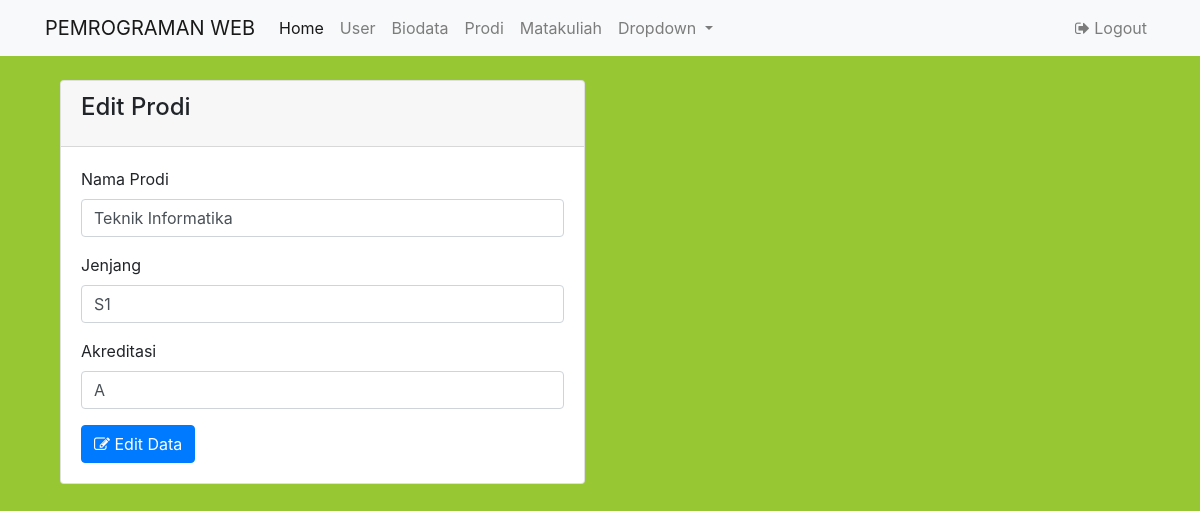
Page /index.php?page=ubah_prodi&id=3 (signed in) on the committed database.
### tables this page shows
CREATE TABLE `prodi` (
  `id_prodi` int(11) NOT NULL,
  `nama_prodi` varchar(60) NOT NULL,
  `jenjang` varchar(11) NOT NULL,
  `akreditasi` varchar(60) NOT NULL
);

### proses/panggil.php (called while the page is built, shortened)
<?php
    include 'prosescrud.php';
    $db = new Koneksi();
    $koneksi =  $db->DBConnect();
    $proses = new prosesCrud($koneksi);
?>

### proses/prosescrud.php (called while the page is built, shortened)
<?php
class prosesCrud {
    protected $db;
    function __construct($db){
        $this->db = $db;
    }
    function tampil_data_id($tabel,$where,$id)
    {
        $row = $this->db->prepare("SELECT * FROM $tabel WHERE $where = ?");
        $row->execute(array($id));
        return $hasil = $row->fetch();
    }
}

### pages/prodi/ubah_prodi.php (the view, shortened to what this page needs)
<?php
$idGet = $_GET['id'];
$hasil = $proses->tampil_data_id('prodi','id_prodi',$idGet);
?>
        <div class="col-lg-6">
            <br/>
            <div class="card">
                <div class="card-header">
                    <h4 class="card-title">Edit Prodi</h4>
                </div>
                <div class="card-body">
                    <form action="proses/crud_prodi.php?aksi=edit" method="POST">
                        <div class="form-group">
                            <label>Nama Prodi </label>
                            <input type="text" value="<?php echo $hasil['nama_prodi'];?>" class="form-control" name="nama_prodi">
                        </div>
                        <div class="form-group">
                            <label>Jenjang</label>
                            <input type="text" value="<?php echo $hasil['jenjang'];?>" class="form-control" name="jenjang">
                        </div>
                        <div class="form-group">
                            <label>Akreditasi</label>
                            <input type="harga" value="<?php echo $hasil['akreditasi'];?>" class="form-control" name="akreditasi">
                        </div>
                        <button class="btn btn-primary btn-md" name="create"><i class="fa fa-edit"> </i> Edit Data</button>
                    </form>
                </div>
            </div>
        </div>
        <div class="col-sm-3"></div>

### themes/style.css (style rules this page uses)
body { background-color: #97c733; }

### rows in the picture
prodi: nama_prodi "Teknik Informatika", jenjang "S1", akreditasi "A"
